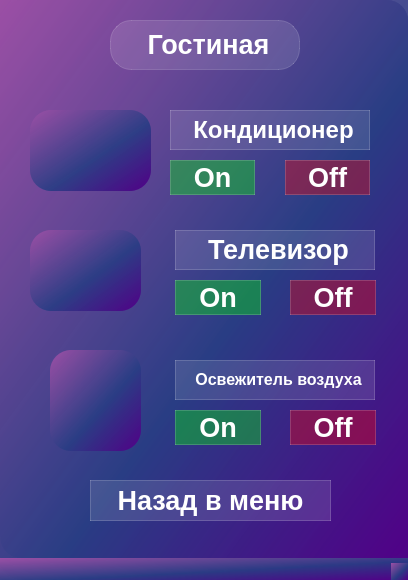
<?xml version="1.0" encoding="UTF-8"?>
<ui version="4.0">
 <class>Livingroom</class>
 <widget class="QMainWindow" name="Livingroom">
  <property name="geometry">
   <rect>
    <x>0</x>
    <y>0</y>
    <width>408</width>
    <height>580</height>
   </rect>
  </property>
  <property name="windowTitle">
   <string>MainWindow</string>
  </property>
  <property name="styleSheet">
   <string notr="true">background-color: qlineargradient(spread:pad, x1:1, y1:1, x2:0, y2:0, stop:0 rgba(81, 0, 135,255), stop:0.427447 rgba(41, 61, 132,235), stop:1 rgba(155,79,165,255));
border-style: solid;
border-radius:21px;</string>
  </property>
  <widget class="QWidget" name="centralwidget">
   <widget class="QLabel" name="label_7">
    <property name="geometry">
     <rect>
      <x>50</x>
      <y>350</y>
      <width>91</width>
      <height>101</height>
     </rect>
    </property>
    <property name="text">
     <string/>
    </property>
    <property name="pixmap">
     <pixmap>Photo/sticker-png-airbrush-aerosol-paint-aerosol-spray-design-text-aerosol-spray-paint-aerosol-paint-spray-painting-PhotoRoom.png-PhotoRoom.png</pixmap>
    </property>
    <property name="scaledContents">
     <bool>true</bool>
    </property>
   </widget>
   <widget class="QLabel" name="label_9">
    <property name="geometry">
     <rect>
      <x>30</x>
      <y>230</y>
      <width>111</width>
      <height>81</height>
     </rect>
    </property>
    <property name="text">
     <string/>
    </property>
    <property name="pixmap">
     <pixmap>Photo/kisspng-computer-monitors-computer-icons-desktop-computers-computer-desktop-pc-5abe46b357d833.0674944815224193793598-PhotoRoom.png-PhotoRoom.png</pixmap>
    </property>
    <property name="scaledContents">
     <bool>true</bool>
    </property>
   </widget>
   <widget class="QLabel" name="label_11">
    <property name="geometry">
     <rect>
      <x>30</x>
      <y>110</y>
      <width>121</width>
      <height>81</height>
     </rect>
    </property>
    <property name="text">
     <string/>
    </property>
    <property name="pixmap">
     <pixmap>Photo/image-PhotoRoom.png-PhotoRoom212.png</pixmap>
    </property>
    <property name="scaledContents">
     <bool>true</bool>
    </property>
   </widget>
   <widget class="QLabel" name="label_living_room">
    <property name="geometry">
     <rect>
      <x>110</x>
      <y>20</y>
      <width>190</width>
      <height>50</height>
     </rect>
    </property>
    <property name="styleSheet">
     <string notr="true">background-color: rgba(255,255,255,30);
border: 1px solid rgba(255,255,255,40);
border-raduis: 7px;
color: white;
font-weight: bold;
font-size:20pt;
</string>
    </property>
    <property name="text">
     <string>&lt;html&gt;&lt;head/&gt;&lt;body&gt;&lt;p align=&quot;center&quot;&gt;Гостиная&lt;/p&gt;&lt;/body&gt;&lt;/html&gt;</string>
    </property>
   </widget>
   <widget class="QLabel" name="label_name_conditioner">
    <property name="geometry">
     <rect>
      <x>170</x>
      <y>110</y>
      <width>200</width>
      <height>40</height>
     </rect>
    </property>
    <property name="styleSheet">
     <string notr="true">background-color: rgba(255,255,255,30);
border: 1px solid rgba(255,255,255,40);
border-raduis: 7px;
color: white;
font-weight: bold;
font-size:20pt;
</string>
    </property>
    <property name="text">
     <string>&lt;html&gt;&lt;head/&gt;&lt;body&gt;&lt;p align=&quot;center&quot;&gt;&lt;span style=&quot; font-size:18pt;&quot;&gt;Кондиционер&lt;/span&gt;&lt;/p&gt;&lt;/body&gt;&lt;/html&gt;</string>
    </property>
   </widget>
   <widget class="QPushButton" name="pushButton_off">
    <property name="geometry">
     <rect>
      <x>285</x>
      <y>160</y>
      <width>85</width>
      <height>35</height>
     </rect>
    </property>
    <property name="styleSheet">
     <string notr="true">QPushButton {
background-color: rgba(255,0,0,90);
border: 1px solid rgba(255,255,255,40);
border-raduis: 7px;
color: white;
font-weight: bold;
font-size:20pt;
}
QPushButton:hover {
background-color: rgba(255,255,255,40);
}
QPushButton:pressed {
background-color: rgba(255,0,0,90);
}
</string>
    </property>
    <property name="text">
     <string>Off</string>
    </property>
   </widget>
   <widget class="QPushButton" name="pushButton_on">
    <property name="geometry">
     <rect>
      <x>170</x>
      <y>160</y>
      <width>85</width>
      <height>35</height>
     </rect>
    </property>
    <property name="styleSheet">
     <string notr="true">QPushButton {
background-color: rgba(0,255,0,90);
border: 1px solid rgba(255,255,255,40);
border-raduis: 7px;
color: white;
font-weight: bold;
font-size:20pt;
}
QPushButton:hover {
background-color: rgba(255,255,255,40);
}
QPushButton:pressed {
background-color: rgba(0,255,0,90);
}
</string>
    </property>
    <property name="text">
     <string>On</string>
    </property>
   </widget>
   <widget class="QPushButton" name="pushButton_back_to_menu">
    <property name="geometry">
     <rect>
      <x>90</x>
      <y>480</y>
      <width>241</width>
      <height>41</height>
     </rect>
    </property>
    <property name="styleSheet">
     <string notr="true">QPushButton {
background-color: rgba(255,255,255,30);
border: 1px solid rgba(255,255,255,40);
border-raduis: 7px;
color: white;
font-weight: bold;
font-size:20pt;
}
QPushButton:hover {
background-color: rgba(0, 255, 120, 0.4);
}
QPushButton:pressed {
background-color: rgba(255,255,255,70);
}
</string>
    </property>
    <property name="text">
     <string>Назад в меню</string>
    </property>
   </widget>
   <widget class="QLabel" name="label_name_tv">
    <property name="geometry">
     <rect>
      <x>175</x>
      <y>230</y>
      <width>200</width>
      <height>40</height>
     </rect>
    </property>
    <property name="styleSheet">
     <string notr="true">background-color: rgba(255,255,255,30);
border: 1px solid rgba(255,255,255,40);
border-raduis: 7px;
color: white;
font-weight: bold;
font-size:20pt;
</string>
    </property>
    <property name="text">
     <string>&lt;html&gt;&lt;head/&gt;&lt;body&gt;&lt;p align=&quot;center&quot;&gt;Телевизор&lt;/p&gt;&lt;/body&gt;&lt;/html&gt;</string>
    </property>
   </widget>
   <widget class="QPushButton" name="pushButton_on_2">
    <property name="geometry">
     <rect>
      <x>175</x>
      <y>280</y>
      <width>86</width>
      <height>35</height>
     </rect>
    </property>
    <property name="styleSheet">
     <string notr="true">QPushButton {
background-color: rgba(0,255,0,90);
border: 1px solid rgba(255,255,255,40);
border-raduis: 7px;
color: white;
font-weight: bold;
font-size:20pt;
}
QPushButton:hover {
background-color: rgba(255,255,255,40);
}
QPushButton:pressed {
background-color: rgba(0,255,0,90);
}
</string>
    </property>
    <property name="text">
     <string>On</string>
    </property>
   </widget>
   <widget class="QPushButton" name="pushButton_off_2">
    <property name="geometry">
     <rect>
      <x>290</x>
      <y>280</y>
      <width>86</width>
      <height>35</height>
     </rect>
    </property>
    <property name="styleSheet">
     <string notr="true">QPushButton {
background-color: rgba(255,0,0,90);
border: 1px solid rgba(255,255,255,40);
border-raduis: 7px;
color: white;
font-weight: bold;
font-size:20pt;
}
QPushButton:hover {
background-color: rgba(255,255,255,40);
}
QPushButton:pressed {
background-color: rgba(255,0,0,90);
}
</string>
    </property>
    <property name="text">
     <string>Off</string>
    </property>
   </widget>
   <widget class="QPushButton" name="pushButton_on_4">
    <property name="geometry">
     <rect>
      <x>175</x>
      <y>410</y>
      <width>86</width>
      <height>35</height>
     </rect>
    </property>
    <property name="styleSheet">
     <string notr="true">QPushButton {
background-color: rgba(0,255,0,90);
border: 1px solid rgba(255,255,255,40);
border-raduis: 7px;
color: white;
font-weight: bold;
font-size:20pt;
}
QPushButton:hover {
background-color: rgba(255,255,255,40);
}
QPushButton:pressed {
background-color: rgba(0,255,0,90);
}
</string>
    </property>
    <property name="text">
     <string>On</string>
    </property>
   </widget>
   <widget class="QLabel" name="label_name_air_humidifier">
    <property name="geometry">
     <rect>
      <x>175</x>
      <y>360</y>
      <width>200</width>
      <height>40</height>
     </rect>
    </property>
    <property name="styleSheet">
     <string notr="true">background-color: rgba(255,255,255,30);
border: 1px solid rgba(255,255,255,40);
border-raduis: 7px;
color: white;
font-weight: bold;
font-size:20pt;
</string>
    </property>
    <property name="text">
     <string>&lt;html&gt;&lt;head/&gt;&lt;body&gt;&lt;p align=&quot;center&quot;&gt;&lt;span style=&quot; font-size:12pt;&quot;&gt;Освежитель воздуха&lt;/span&gt;&lt;/p&gt;&lt;/body&gt;&lt;/html&gt;</string>
    </property>
   </widget>
   <widget class="QPushButton" name="pushButton_off_4">
    <property name="geometry">
     <rect>
      <x>290</x>
      <y>410</y>
      <width>86</width>
      <height>35</height>
     </rect>
    </property>
    <property name="styleSheet">
     <string notr="true">QPushButton {
background-color: rgba(255,0,0,90);
border: 1px solid rgba(255,255,255,40);
border-raduis: 7px;
color: white;
font-weight: bold;
font-size:20pt;
}
QPushButton:hover {
background-color: rgba(255,255,255,40);
}
QPushButton:pressed {
background-color: rgba(255,0,0,90);
}
</string>
    </property>
    <property name="text">
     <string>Off</string>
    </property>
   </widget>
  </widget>
  <widget class="QMenuBar" name="menubar">
   <property name="geometry">
    <rect>
     <x>0</x>
     <y>0</y>
     <width>408</width>
     <height>21</height>
    </rect>
   </property>
  </widget>
  <widget class="QStatusBar" name="statusbar"/>
 </widget>
 <resources/>
 <connections/>
</ui>
